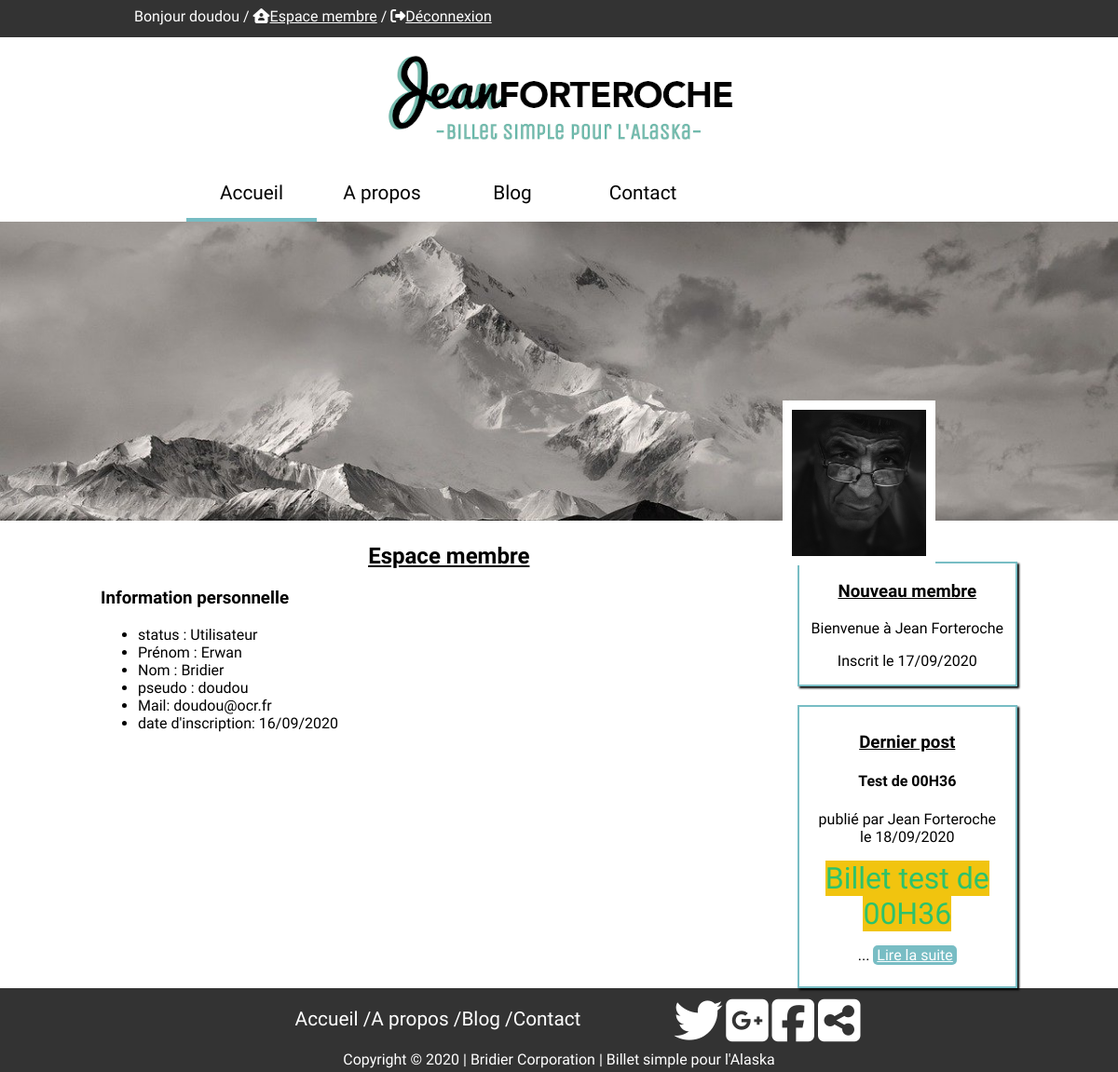
Screenshot of /index.php?action=membreAreaLogin (signed in) with the database file from the repository.
### tables this page shows
CREATE TABLE `users` (
  `id` int(11) NOT NULL,
  `id_status` int(11) NOT NULL,
  `firstName` varchar(255) NOT NULL,
  `lastName` varchar(255) NOT NULL,
  `pseudo` varchar(255) NOT NULL,
  `password` varchar(255) NOT NULL,
  `mail` varchar(255) NOT NULL,
  `date_inscription` datetime NOT NULL DEFAULT CURRENT_TIMESTAMP
);

CREATE TABLE `posts` (
  `id` int(11) NOT NULL,
  `author` varchar(255) NOT NULL,
  `title` varchar(255) NOT NULL,
  `content` text NOT NULL,
  `date_creation` datetime NOT NULL DEFAULT CURRENT_TIMESTAMP
);

### controller/userController.php (called while the page is built, shortened)
<?php
Class UserController{
    private $userManager;
    public function __construct(){
        $this->userManager = new UserManager();
    }
    function membreAreaLogin($pseudo){
        $getUser = $this->userManager->userCheck($pseudo);
        $view = new ViewManager('membreArea');
        $view->generate(array('getUser' => $getUser));
    }
}

### index.php (called while the page is built, shortened)
<?php
$router = new Router();
$router->routerRequest();

### model/userManager.php (called while the page is built, shortened)
<?php
class UserManager extends Manager
{
    public function getLastUser(){
        $db = $this->dbConnect();
        $req = $db->query('SELECT id, pseudo, DATE_FORMAT(date_inscription, \'%d/%m/%Y\') AS date_inscirption FROM users ORDER BY id DESC
        LIMIT 1');
        $lastUser = $req->fetch();
        return $lastUser;
    }
    public function userCheck($pseudo){
        $db = $this->dbConnect();
        $req = $db->prepare('SELECT id,id_status,firstName, lastName, pseudo, password, mail, DATE_FORMAT(date_inscription, \'%d/%m/%Y\') AS date_inscription FROM users WHERE pseudo = ? ');
        $req->execute(array($pseudo));
        $userCheck = $req->fetch();
        return $userCheck;
    }
}

### model/postManager.php (called while the page is built, shortened)
<?php
class PostManager extends Manager
{
    public function lastPost()
    {
        $db = $this->dbConnect();
        $req = $db->query('SELECT id,author, title, LEFT( content, 300 ) AS content, DATE_FORMAT(date_creation, \'%d/%m/%Y\') AS date_creation FROM posts ORDER BY id DESC LIMIT 1');
        $lastPost = $req->fetch();
        return $lastPost;
    }
}

### view/membreAreaView.php (the view, shortened to what this page needs)
<article class="logIn">
    <h2>Espace membre</h2>
    <h3>Information personnelle</h3>
    <ul>
        <li>status : <?php
            if($_SESSION['id_status'] == '1'){
            ?>
            Administrateur
            <?php
            }else{
            ?>
            Utilisateur
            <?php
            }
            ?>
            </li>
        <li>Prénom : <?=$getUser['firstName']?></li>
        <li>Nom : <?=$getUser['lastName']?></li>
        <li>pseudo : <?=$getUser['pseudo']?></li>
        <li>Mail: <?=$getUser['mail']?></li>
        <li>date d'inscription: <?=$getUser['date_inscription']?></li>
    </ul>
</article>

### view/template.php (shortened to what this page needs)
<!DOCTYPE html>
<html>
    <head>
        <link href="public/css/style.css" rel="stylesheet" />
    </head>
    <body>
        <header>
            <div class="headband">
                <?php
                if(isset($_SESSION['pseudo'])){
                ?>
                <p>Bonjour <?=$_SESSION['pseudo']?> / <i class="fas fa-house-user"></i><a href="index.php?action=membreAreaLogin#ancre">Espace membre</a> / <i class="fas fa-sign-out-alt"></i><a href="index.php?action=logOut">Déconnexion</a></p>
                <?php
                }else{
                ?>
                <p><a href="index.php?action=log"><i class="far fa-user"></i> Se connecter</a> / <a href="index.php?action=registerView#ancre"><i class="fas fa-sign-in-alt"></i> S'inscrire</a></p>
                <?php
                }
                ?>
            </div>
            <p class="logo"><img src="public/img/logo_400.png" alt="logo de Jean"></p>
            <nav>
                <ul class="menu">
                    <li class="buttonMenu accueil"><a href="index.php">Accueil</a></li>
                    <li class="buttonMenu a_propos"><a href="index.php?action=about#ancre">A propos</a></li>
                    <li class="buttonMenu blog"><a href="index.php?action=blog#ancre">Blog</a></li>
                    <li class="buttonMenu contact"><a href="">Contact</a></li>
                </ul>
            </nav>
        </header>
        <div class="divider"></div>
        <div class="banniere">
            <img src="public/img/banniere.jpg" alt="paysage Alaska" class="paysage">
            <img src="public/img/jean_f.jpg" alt="Portrait de Jean Forteroche" class="portrait">
        </div>
        <div class="blockInvisible" id="ancre"></div>
        <section class="section">
            <section class="leftSection">
                <?= $content ?>
            </section>
            <section class="rightSection">
                <article class="lastUser">
                    <h3>Nouveau membre</h3>
                    <p>Bienvenue à <?=htmlspecialchars($lastUser['pseudo'])?></p>
                    <p>Inscrit le <?=htmlspecialchars($lastUser['date_inscirption'])?></p>
                </article>
                <article class="lastPost">
                    <h3>Dernier post</h3>
                    <h4><?=htmlspecialchars($lastPost['title'])?></h4>
                    <p>publié par <?=htmlspecialchars($lastPost['author'])?><br /> le <?=htmlspecialchars($lastPost['date_creation'])?></p>
                    <p>
                        <?=html_entity_decode($lastPost['content'])?>
                        ... <a href="index.php?action=post&amp;id=<?=$lastPost['id']?>#ancre" class="readMore">Lire la suite</a>
                    </p>
                </article>
            </section>
        </section>
        <footer>
            <div class="footer_block">
                <ul class="footer_menu">
                    <li><a href="">Accueil / </a></li>
                    <li><a href="">A propos / </a></li>
                    <li><a href="">Blog / </a></li>
                    <li><a href="">Contact</a></li>
                </ul>
                <ul class="footer_social_network">
                    <li><a href=""><i class="fab fa-twitter"></i></a></li>
                    <li><a href=""><i class="fab fa-google-plus-square"></i></a></li>
                    <li><a href=""><i class="fab fa-facebook-square"></i></a></li>
                    <li><a href=""><i class="fas fa-share-alt-square"></i></a></li>
                </ul>
            </div>
            <p class='copyright'>Copyright © 2020 | Bridier Corporation | Billet simple pour l'Alaska </p>
        </footer>
    </body>
</html>

### public/css/style.css (style rules this page uses)
body { margin:0; font-family: 'Unica One', cursive; }
.headband { height: 40px; padding: 0px 12%; background-color: rgb(51, 51, 51); }
.headband p { margin: 0px; padding-top: 8px; color: white; }
.headband p a { color: white; }
header { position: fixed; width: 100%; background-color: white; z-index: 1; }
.divider { height: 229px;; }
.blockInvisible { font-family: 'Unica One', cursive; height: 229px; width: 100%; position: absolute; top: 396px; }
.logo { text-align: center; margin: 0px; }
.menu { margin:auto; display: flex; justify-content: flex-start; width: 70%; }
.buttonMenu { width: 110px; padding: 15px; text-align: center; list-style: none; }
.menu a, footer a { text-decoration:none; color:black; font-size: 1.3em; font-family: 'Unica One', cursive; }
.accueil { border-bottom: 4px solid rgb(118, 188, 195); }
.banniere { position: relative; }
.paysage { width: 100%; }
.portrait { position: absolute; top: 60%; left: 70%; width: 12%; padding:10px; background-color: white; position: absolute; }
footer { background-color: rgb(51, 51, 51); height: 90px; }
footer ul { text-align: center; list-style: none; }
footer a, .copyright { color: white; }
.footer_block { display: flex; justify-content: center; align-items: center; }
.footer_menu { display: flex; margin:0px; }
.footer_social_network { display: flex; font-size: 2.5em; justify-content: space-between; padding: 6px 0px 0px 100px; width: 200px; margin:0px; }
.copyright { margin:0px; text-align: center; font-family: 'Unica One', cursive; }
.section { width:82%; margin: auto; display: flex; justify-content: space-between; }
.leftSection { width: 80%; }
.leftSection h2, .rightSection h3 { text-decoration: underline; }
.rightSection { width: 249px; margin-top: 40px; text-align: center; }
.lastUser { height: 130px; }
.lastPost { margin-top: 20px; padding: 8px;; }
.lastUser, .lastPost { box-shadow: 2px 2px 2Px black; border: 2px solid rgb(120, 189, 196); }
.leftSection h2 { text-align: center; }
.readMore { padding: 1px 4Px; background-color: rgb(120, 189, 196); color: white; border-radius: 5px;; }

### rows the page displays
users: firstName "Erwan", lastName "Bridier", pseudo "doudou", mail "doudou@ocr.fr"
users: pseudo "Jean Forteroche"
posts: title "Test de 00H36", author "Jean Forteroche"

### other values shown
$_SESSION['pseudo'] "doudou"
$getUser['date_inscription'] "16/09/2020"
$lastUser['date_inscirption'] "17/09/2020"
$lastPost['date_creation'] "18/09/2020"
html_entity_decode($lastPost['content']) "Billet test de 00H36"
